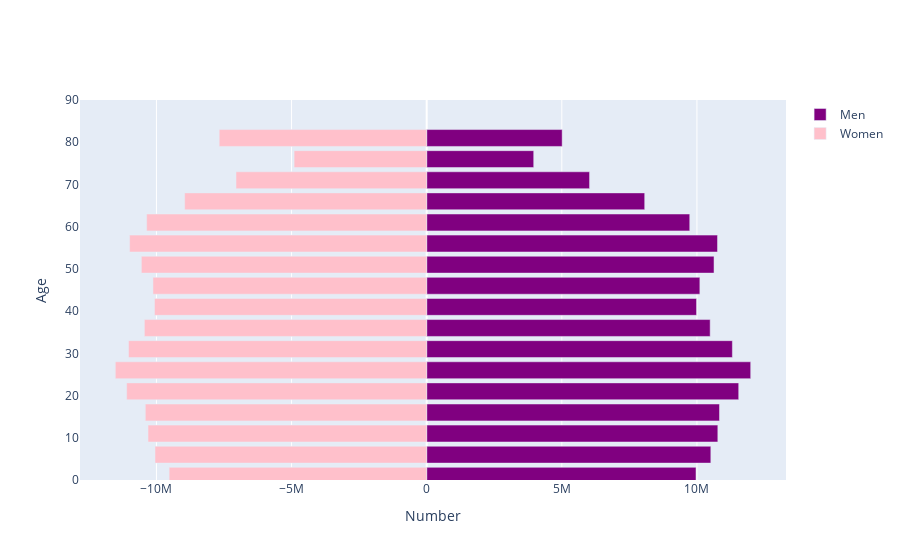

Here is the notebook cell this chart was saved with:
### Code cell
import plotly.offline as py
import plotly.graph_objs as go
import pandas as pd
import numpy as np

py.init_notebook_mode(connected=True)

def pop_pyramid(place, year):
    df = population_df(place, year).sum(axis=0)
    layout = go.Layout(barmode='overlay',
                   yaxis=go.layout.YAxis(range=[0, 90], title='Age'),
                   xaxis=go.layout.XAxis(title='Number'))

    year = year

    bins = [go.Bar(x = df.filter(regex="Male").values,
               y = [int(s[:2])+1 for s in age_ranges],
               orientation='h',
               name='Men',
               marker=dict(color='purple'),
               hoverinfo='skip'
               ),

        go.Bar(x = -df.filter(regex="Female").values,
               y=[int(s[:2])+1 for s in age_ranges],
               orientation='h',
               name='Women',
               marker=dict(color='pink'),
               hoverinfo='skip',
               )
        ]
    return py.iplot(dict(data=bins, layout=layout))

pop_pyramid('USA', [2018])

### Figure 1 — Plotly figure (JSON) as saved in the notebook; plotly's stock layout.template omitted (floating-point values rounded to 4 significant figures)
{"data": [{"hoverinfo": "skip", "marker": {"color": "purple"}, "name": "Men", "orientation": "h", "type": "bar", "x": [9965880, 10514435, 10773515, 10835147, 11545822, 11989672, 11312323, 10489753, 9985745, 10108590, 10632907, 10761873, 9734259, 8067799, 6027482, 3960637, 5013654], "y": [1, 6, 11, 16, 21, 26, 31, 36, 41, 46, 51, 56, 61, 66, 71, 76, 81]}, {"hoverinfo": "skip", "marker": {"color": "pink"}, "name": "Women", "orientation": "h", "type": "bar", "x": [-9530247, -10052749, -10311504, -10411817, -11101617, -11522288, -11032145, -10447130, -10072530, -10128010, -10558640, -10993071, -10361111, -8955828, -7055578, -4906435, -7678005], "y": [1, 6, 11, 16, 21, 26, 31, 36, 41, 46, 51, 56, 61, 66, 71, 76, 81]}], "layout": {"barmode": "overlay", "xaxis": {"title": {"text": "Number"}}, "yaxis": {"range": [0, 90], "title": {"text": "Age"}}}}
